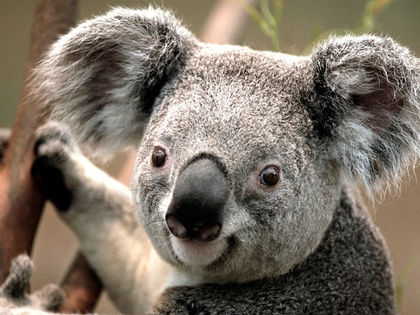
%> input picture Corte 1/Colores/Koala.jpg, 420 x 315 px, shrunk from 1024 x 768 before the run
$ octave ima1Reload.m   (GNU Octave 9; MATLAB toolbox functions it lacks are replaced by stand-ins)
%> lines starting %> are read from the running program, lines starting %| are printed output that depends on the picture; in (x1, y1, x2, y2) boxes, pixels count from 0 and x2, y2 are one past the last pixel; in counts of white or black regions, pixels touching at a corner belong together; the program's own positions count from 1
clear all;
clc;
imagen  = imread('Koala.jpg');
%> imagen is the input picture: size 315x420x3 uint8; mean R, G, B 125.3, 114.7, 101.9
imGris  = rgb2gray(imagen);
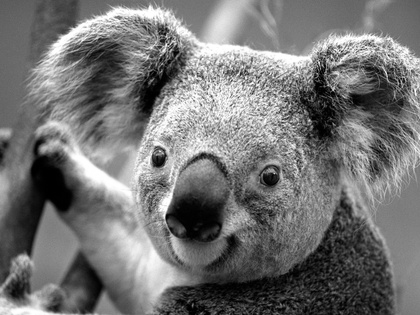
%> imGris: size 315x420 uint8; min 0, max 255, mean 116.4
[m,n] = size(imGris);
%> m = 315; n = 420
umbral= 80;

for i=1:m
    for j=1:n
        if imGris(i,j)<80
            imBN(i,j)=0;

        else
            imBN(i,j)=255;
        end


    end

end
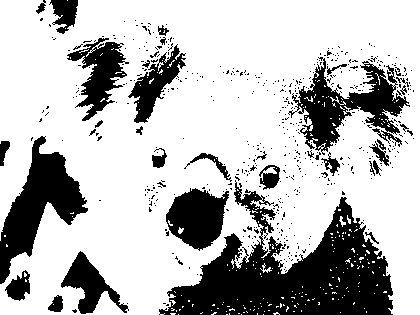
%> imBN: size 315x420 double; 72.7% white; 530 black regions (496 under 20 px), largest, box (x1, y1, x2, y2) and area: (159, 180, 393, 315) 14354, (0, 136, 88, 284) 4963, (288, 57, 410, 155) 4401


% Grafico
subplot(3,1,1)
imshow(imagen);
subplot(3,1,2)
imshow(imGris);
subplot(3,1,3)
imshow(imBN);

$ run again, with Corte 1/Colores/Color.png saved as Corte 1/Colores/Koala.jpg
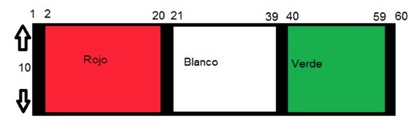
%> input picture Corte 1/Colores/Color.png, 420 x 132 px, shrunk from 1150 x 362 before the run
%> imagen is the input picture: size 132x420x3 uint8; mean R, G, B 185.2, 169, 157.7
%> `imGris  = rgb2gray(imagen);`:
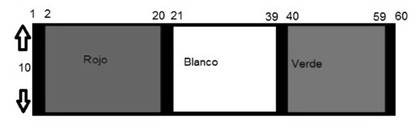
%> imGris: size 132x420 uint8; min 0, max 255, mean 172.6
%> after the loop `for i=1:m`:
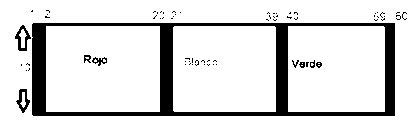
%> imBN: size 132x420 double; 86.5% white; 68 black regions (59 under 20 px), largest, box (x1, y1, x2, y2) and area: (32, 23, 395, 116) 6756, (15, 25, 31, 51) 163, (16, 89, 30, 113) 145

$ run again, with Corte 1/Colores/carros.png saved as Corte 1/Colores/Koala.jpg
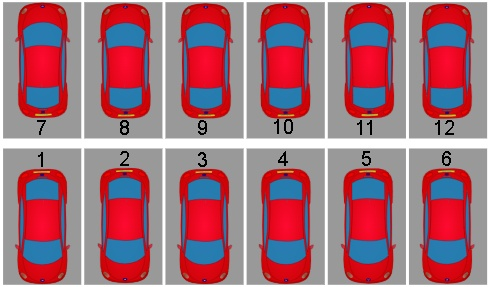
%> input picture Corte 1/Colores/carros.png, 491 x 287 px
%> imagen is the input picture: size 287x491x3 uint8; mean R, G, B 162.5, 112.5, 124.2
%> `imGris  = rgb2gray(imagen);`:
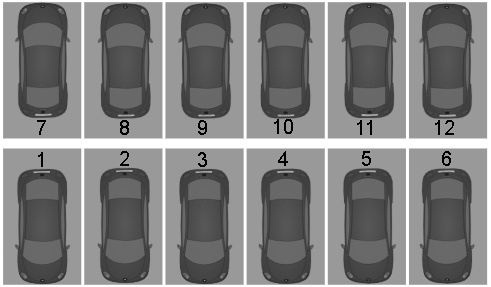
%> imGris: size 287x491 uint8; min 0, max 255, mean 128.8
%> after the loop `for i=1:m`:
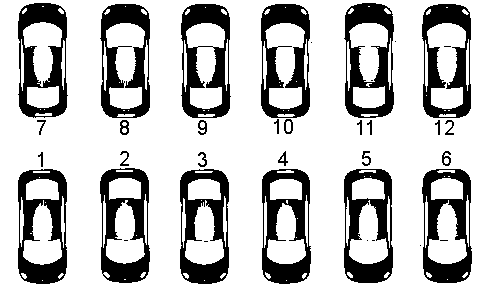
%> imBN: size 287x491 double; 75.2% white; 37 black regions (10 under 20 px), largest, box (x1, y1, x2, y2) and area: (18, 169, 67, 284) 2888, (180, 169, 229, 284) 2882, (100, 4, 150, 118) 2859
